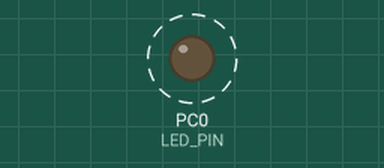
Bench run of a program on a simulated ATmega32, built with avr-gcc and emulated at 8 MHz (the files do not name the chip). Shown: output pins drawn as LEDs (lit = HIGH). Dashed ring = blinking. The board resets itself during the run and starts again.

Above: at 0.2 s.
Timing chart, 0 to 3.5 s (numbered marks = the images above):
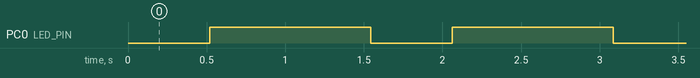

The program:

main.c
```c
/*
 * WDT.c
 *
 * Created: 19/08/2023 09:39:25 م
 * Author : Amir
 */


#include "WDT.h"
#include "DIO_interface.h"
#include "DIO_private.h"
#include <util/delay.h>

#define F_CPU	8000000UL
#define LED_PORT					PORTC
#define LED_Direction				DDRC
#define LED_PIN			 			0

int main(void)
{
	SET_BIT(LED_Direction , LED_PIN);
	_delay_ms(500);
	while (1)
	{
		WDT_ON(WDT_PRESCALER_TimeOut_1s);
		TOGGLE_BIT(LED_PORT , LED_PIN);
		_delay_ms(2000);
		WDT_OFF();

	}
}
```

DIO_interface.h
```c
#ifndef __DIO_INTERFACE_H__
#define __DIO_INTERFACE_H__

#include "STDTYPE.h"
typedef enum{
	Port_A,
	Port_B,
	Port_C,
	Port_D,
	Pin_0 = 0,
	Pin_1,
	Pin_2,
	Pin_3,
	Pin_4,
	Pin_5,
	Pin_6,
	Pin_7,
	// PINS
	LOW = 0,
	HIGH,
	INPUT = 0,
	OUTPUT,
	// PORTS
	PORT_LOW = 0X00,
	PORT_HIGH = 0Xff ,
	PORT_INPUT = 0x00,
	PORT_OUTPUT = 0xff,
	}Enum_Ports;

void DIO_SetPinValue(u8 port , u8 pin_num , u8 Value);
void DIO_SetPinDirection(u8 port , u8 pin_num , u8 Direction);
void DIO_GetPinValue(u8 port , u8 pin_num , u8 *value);

void DIO_SetPortValue(u8 port , u8 value);
void DIO_SetPortDirection(u8 port , u8 Direction);
void DIO_GetPortValue(u8 port , u8 *value);

#endif 
```

DIO_private.h
```c
#ifndef __DIO_PRIVATE_H__
#define __DIO_PRIVATE_H__
#include "STDTYPE.h"

#define PORTA  *((volatile u8 *)0x3B)
#define DDRA   *((volatile u8 *)0x3A)
#define PINA   *((volatile u8 *)0x39)

#define PORTB  *((volatile u8 *)0x38)
#define DDRB   *((volatile u8 *)0x37)
#define PINB   *((volatile u8 *)0x36)

#define PORTC  *((volatile u8 *)0x35)
#define DDRC   *((volatile u8 *)0x34)
#define PINC   *((volatile u8 *)0x33)

#define PORTD  *((volatile u8 *)0x32)
#define DDRD   *((volatile u8 *)0x31)
#define PIND   *((volatile u8 *)0x30)

#endif
```

STDTYPE.h
```c
#ifndef STDTYPE_H_
#define STDTYPE_H_

typedef char s8;
typedef unsigned char u8;

typedef short int s16;
typedef unsigned short int u16;

typedef long int s32;
typedef unsigned long int u32;

typedef long long int s64;
typedef unsigned long long int u64;

typedef float f32;
typedef double f64;
typedef long double f128;

typedef enum{False=0,True} Bool_t;


#endif /* STDTYPE_H_ */
```

UTILS.h
```c
#ifndef UTILS_H_
#define UTILS_H_

#define SET_BIT(BYTE,BIT_NO) (BYTE |= (1<<BIT_NO))
#define CLR_BIT(BYTE,BIT_NO) (BYTE &= ~(1<<BIT_NO))
#define GET_BIT(BYTE,BIT_NO) ((BYTE >>BIT_NO) & 1)	// (((BYTE & (1<<BIT_NO))>>BIT_NO) && 1)
#define TOGGLE_BIT(BYTE,BIT_NO) (BYTE ^= (1<<BIT_NO))


#endif /* UTILS_H_ */
```

WDT.h
```c
/*
 * WDT.h
 *
 * Created: 19/08/2023 08:43:41 م
 *  Author: Amir
 */


#ifndef WDT_H_
#define WDT_H_

#include "STDTYPE.h"
#include "UTILS.h"

#define WDTCR	*((volatile u8 *)0x41)

typedef enum
{
	//Bits 2..0 – WDP2, WDP1, WDP0: Watchdog Timer Prescaler 2, 1, and 0
	WDP0 = 0,
	WDP1,
	WDP2,
	//Bit 3 – WDE: Watchdog Enable
	WDE,
	//Bit 4 – WDTOE: Watchdog Turn-off Enable
	WDTOE = 4 //
}WDT_PinREG_t;

// @ref	WDT_PRESCALER_TimeOut_Define
#define WDT_PRESCALER_TimeOut_16ms			(u8)((0b000<<WDP0)& 0b111)	     // Time Out = 16.3 ms
#define WDT_PRESCALER_TimeOut_32ms		 	(u8)((0b001<<WDP0)& 0b111)		 // Time Out = 32.5 ms
#define WDT_PRESCALER_TimeOut_65ms			(u8)((0b010<<WDP0)& 0b111)		 // Time Out = 65 ms
#define WDT_PRESCALER_TimeOut_130ms			(u8)((0b011<<WDP0)& 0b111)		 // Time Out = 0.13 s = 130 ms
#define WDT_PRESCALER_TimeOut_260ms			(u8)((0b100<<WDP0)& 0b111)		 // Time Out = 0.26 s = 260 ms
#define WDT_PRESCALER_TimeOut_520ms			(u8)((0b101<<WDP0)& 0b111)		 // Time Out =  0.52 s = 520 ms
#define WDT_PRESCALER_TimeOut_1s			(u8)((0b110<<WDP0)& 0b111)		 // Time Out =  1.0 s
#define WDT_PRESCALER_TimeOut_2s			(u8)((0b111<<WDP0)& 0b111)		 // Time Out =  2.1 s

//---------------------------------------------------
// --------------------APIs of WDT-------------------
//---------------------------------------------------
void WDT_ON(u8 TimeOut_Prescaler);
void WDT_OFF(void);

#endif /* WDT_H_ */
```

WDT.c
```c
/*
 * WDT.c
 *
 * Created: 19/08/2023 08:43:57 م
 *  Author: Amir
 */
#include "WDT.h"
#include "DIO_interface.h"

void WDT_OFF(void)
{
	//write a logic one to WDTOE and WDE To Clear those Pins
	SET_BIT(WDTCR,WDTOE);
	SET_BIT(WDTCR,WDE);

	// Clear WDTCR Register (WDE) after 4 clock cycle
	WDTCR = 0x00;

	// Now Watchdog Timer is disabled
}

void WDT_ON(u8 TimeOut_Prescaler)
{
	// Set WDT bit to be Enabled
	SET_BIT(WDTCR,WDE);

	// Set The Timeout value(Period) of watchdog timer
	WDTCR |= TimeOut_Prescaler;
}
```

Measured:
- by itself, PC0 (LED_PIN): alternates HIGH for 1.0 s and LOW for 0.52 s
